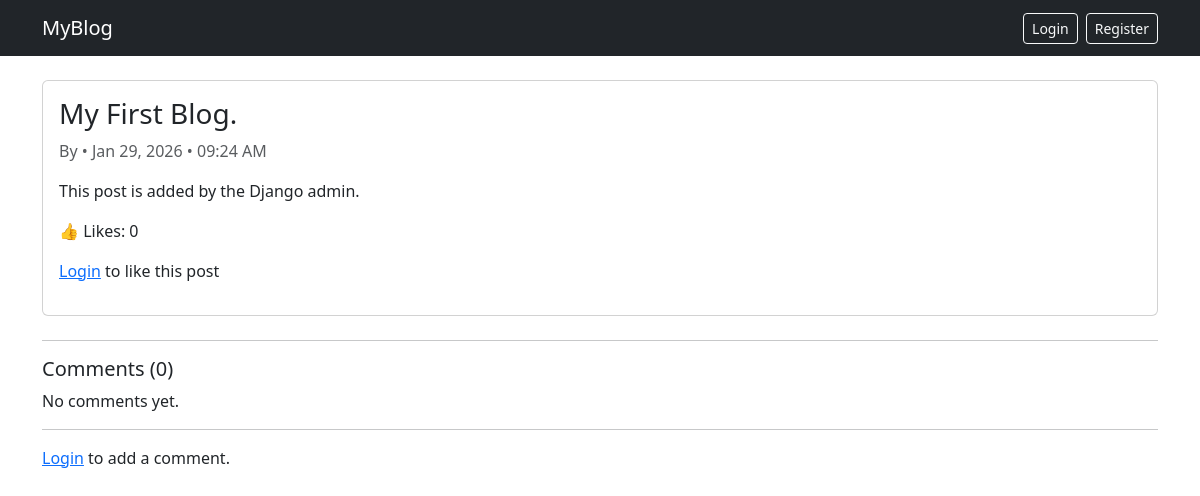
The app's page /post/1/ with its own data.
### posts/models.py (models this page shows, shortened)
class Post(models.Model):
    title = models.CharField(max_length = 200)
    content = models.TextField()
    author = models.ForeignKey(User, on_delete=models.CASCADE)
    created_at = models.DateTimeField(default=timezone.now)

### posts/views.py (the view)
# urls.py: path('post/<int:post_id>/', views.post_detail, name='post_detail'),
def post_detail(request, post_id):
    post = get_object_or_404(Post, id=post_id)
    comments = post.comments.all().order_by('-created_at')
    if request.method == 'POST' and request.user.is_authenticated:
        form = CommentForm(request.POST)
        if form.is_valid():
            comment = form.save(commit=False)
            comment.post = post
            comment.user = request.user
            comment.save()
            return redirect('post_detail', post_id=post.id)
    else:
        form = CommentForm()
    context = {
        'post': post,
        'comments': comments,
        'form': form
    }
    return render(request, 'posts/post_detail.html', context)

### posts/templates/posts/post_detail.html
{% extends 'posts/base.html' %}
{% block content %}
<div class="card mb-4">
    <div class="card-body">
        <h3>{{ post.title }}</h3>
        <p class="text-muted">
            By <strong>{{ post.author.username }}</strong>
            • {{ post.created_at|date:"M d, Y" }}
            • {{ post.created_at|time:"h:i A" }}
        </p>
        <p>{{ post.content }}</p>
        <p>👍 Likes: {{ post.likes.count }}</p>
        {% if user.is_authenticated %}
            <a href="{% url 'toggle_like' post.id %}" class="btn btn-sm btn-primary">
                Like / Unlike
            </a>
        {% else %}
            <p><a href="{% url 'login' %}">Login</a> to like this post</p>
        {% endif %}
    </div>
</div>
<hr>
<h5>Comments ({{ comments.count }})</h5>
{% for comment in comments %}
    <div class="card mb-2">
        <div class="card-body">
            <strong>{{ comment.user.username }}</strong>
            <small class="text-muted">{{ comment.created_at|date:"d M Y H:i" }}</small>
            <p class="mt-2">{{ comment.text }}</p>
        </div>
    </div>
{% empty %}
    <p>No comments yet.</p>
{% endfor %}
<hr>
{% if user.is_authenticated %}
    <h5>Add a Comment</h5>
    <form method="POST">
        {% csrf_token %}
        {{ form.as_p }}
        <button type="submit" class="btn btn-success btn-sm">Post Comment</button>
    </form>
{% else %}
    <p>
        <a href="{% url 'login' %}">Login</a> to add a comment.
    </p>
{% endif %}
{% endblock %}

### records on screen
Post: title "My First Blog.", created_at "Jan 29, 2026", created_at "09:24 AM", content "This post is added by the Django admin.", likes.count "0"

### other values on screen
{{ comments.count }} "0"
